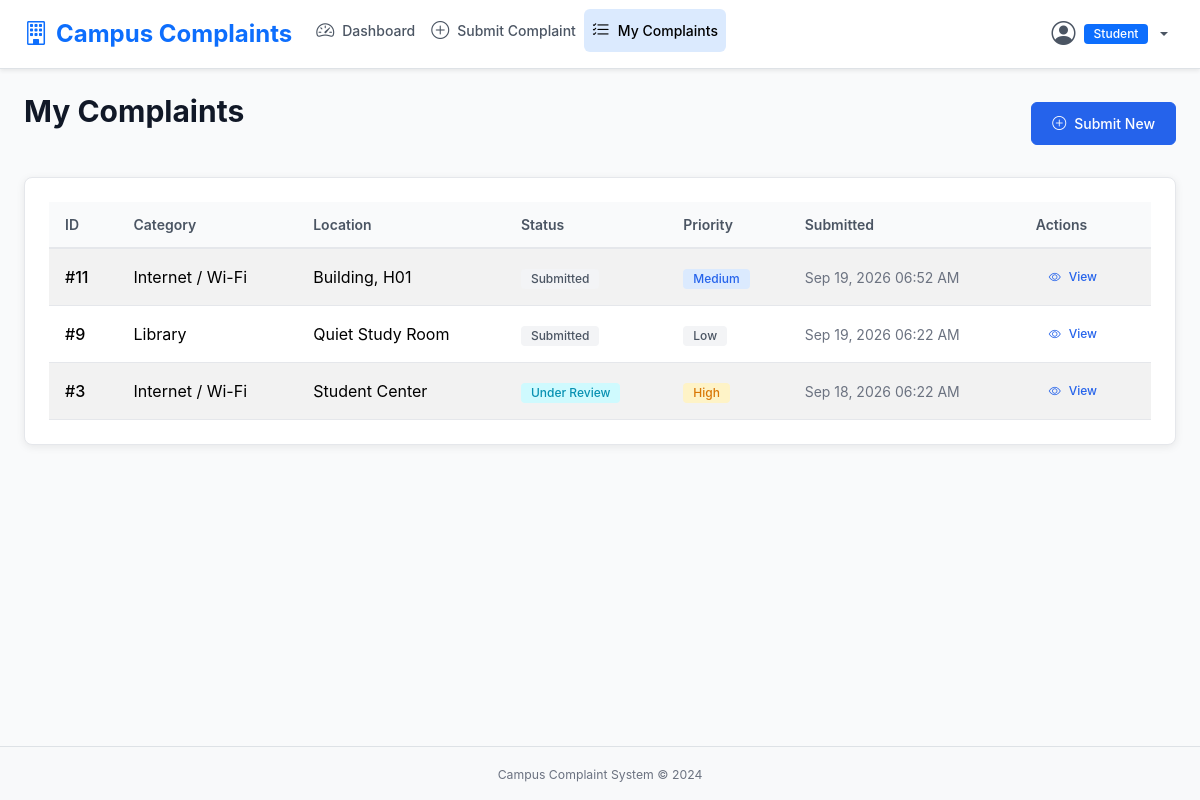
Page /complaints (signed in) on the earlier database version.
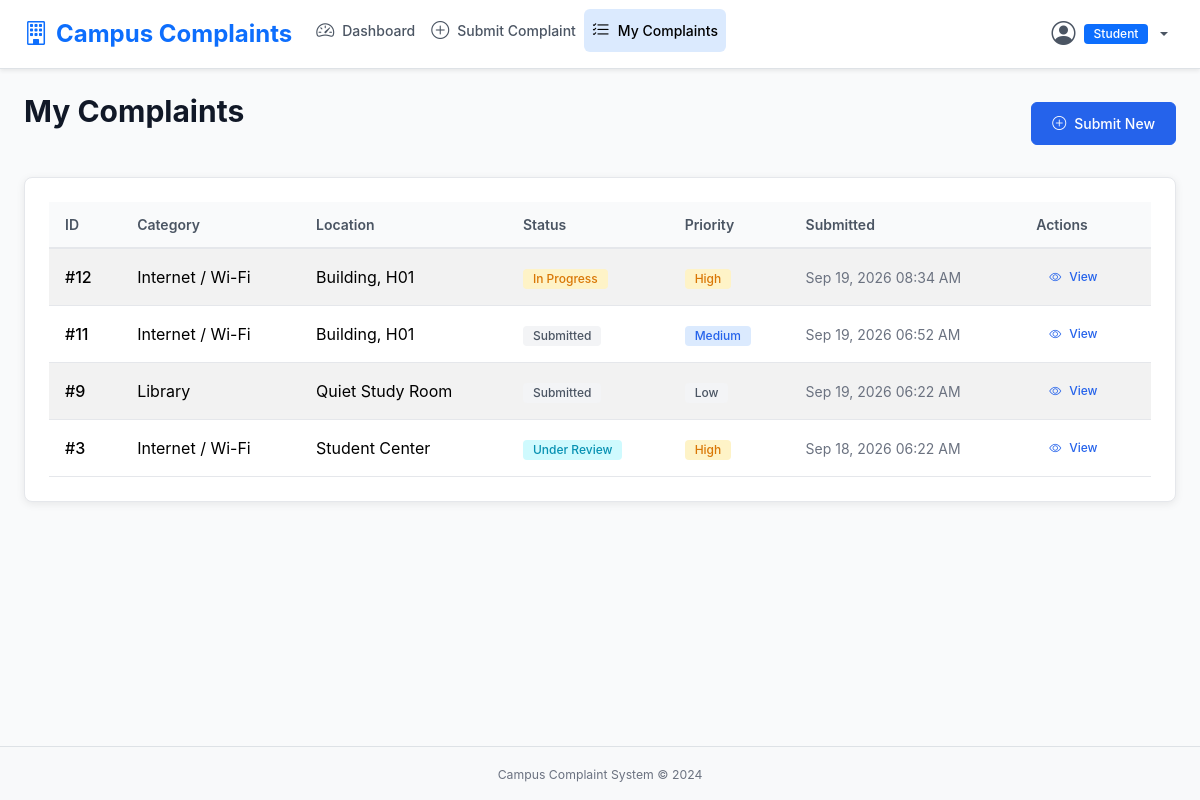
Same page on the later database version.
### models.py (models this page shows, shortened)
class Complaint(db.Model):
    __tablename__ = 'complaint'
    id = db.Column(db.Integer, primary_key=True)
    user_id = db.Column(db.Integer, db.ForeignKey('user.id'), nullable=False)
    category = db.Column(db.String(30), nullable=False)
    location = db.Column(db.String(200), nullable=False)
    description = db.Column(db.Text, nullable=False)
    image_path = db.Column(db.String(300), nullable=True)
    status = db.Column(db.String(20), nullable=False, default='Submitted')
    priority = db.Column(db.String(10), nullable=False, default='Medium')
    admin_remarks = db.Column(db.Text, nullable=True)
    created_at = db.Column(db.DateTime, default=datetime.utcnow)
    updated_at = db.Column(db.DateTime, default=datetime.utcnow, onupdate=datetime.utcnow)
    user = db.relationship('User', backref=db.backref('complaints', lazy=True))
    @property
    def status_badge_class(self):
        mapping = {
            'Submitted': 'badge-secondary',
            'Under Review': 'badge-info',
            'In Progress': 'badge-warning',
            'Resolved': 'badge-success',
            'Rejected': 'badge-danger'
        }
        return mapping.get(self.status, 'badge-secondary')
    @property
    def priority_badge_class(self):
        mapping = {
            'Low': 'badge-secondary',
            'Medium': 'badge-primary',
            'High': 'badge-warning',
            'Critical': 'badge-danger'
        }
        return mapping.get(self.priority, 'badge-secondary')

### app.py (the view)
@app.route('/complaints', endpoint='my_complaints')
@login_required
@student_required
def my_complaints():
    complaints = Complaint.query.filter_by(user_id=current_user.id).order_by(Complaint.created_at.desc()).all()
    return render_template('student/complaints.html', complaints=complaints)

### app.py (called while the page is built)
@login_manager.user_loader
def load_user(user_id):
    return User.query.get(int(user_id))

def student_required(f):
    @wraps(f)
    def decorated_function(*args, **kwargs):
        if not current_user.is_authenticated or not current_user.is_student():
            flash('Student access required.', 'error')
            return redirect(url_for('login'))
        return f(*args, **kwargs)
    return decorated_function

### models.py (called while the page is built)
    def is_admin(self):
        return self.role == 'admin'

    def is_student(self):
        return self.role == 'student'

    @property
    def is_active(self):
        return True

### templates/student/complaints.html (shortened to what this page needs)
{% extends "student/base.html" %}
{% block content %}
<div class="d-flex justify-content-between align-items-center mb-4">
    <h1 class="page-title">My Complaints</h1>
    <a href="{{ url_for('submit_complaint') }}" class="btn btn-primary">
        <i class="bi bi-plus-circle me-1"></i>Submit New
    </a>
</div>
<div class="card">
    <div class="card-body p-0">
        {% if complaints %}
        <div class="table-responsive">
            <table class="table table-striped mb-0">
                <thead>
                    <tr>
                        <th>ID</th>
                        <th>Category</th>
                        <th>Location</th>
                        <th>Status</th>
                        <th>Priority</th>
                        <th>Submitted</th>
                        <th>Actions</th>
                    </tr>
                </thead>
                <tbody>
                    {% for complaint in complaints %}
                    <tr>
                        <td class="fw-medium">#{{ complaint.id }}</td>
                        <td>{{ complaint.category }}</td>
                        <td>{{ complaint.location }}</td>
                        <td><span class="badge {{ complaint.status_badge_class }}">{{ complaint.status }}</span></td>
                        <td><span class="badge {{ complaint.priority_badge_class }}">{{ complaint.priority }}</span></td>
                        <td class="text-sm text-muted">{{ complaint.created_at.strftime('%b %d, %Y %I:%M %p') }}</td>
                        <td>
                            <a href="{{ url_for('complaint_detail', complaint_id=complaint.id) }}" class="btn btn-sm btn-ghost">
                                <i class="bi bi-eye me-1"></i>View
                            </a>
                        </td>
                    </tr>
                    {% endfor %}
                </tbody>
            </table>
        </div>
        {% endif %}
    </div>
</div>
{% endblock %}

Differences in the rows shown:
added Complaint: id "12", category "Internet / Wi-Fi", location "Building, H01", status "In Progress", priority "High", created_at "Sep 19, 2026 08:34 AM"
